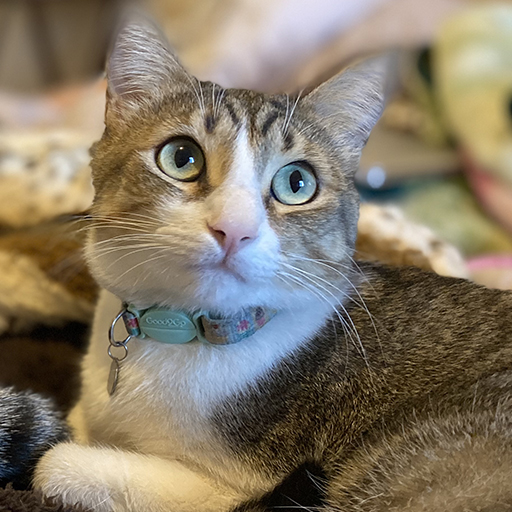
#> input picture Ejercicios/01 - Convolucion de Imagenes/Imagenes/Lily.jpg, 512 x 512 px
$ jupyter execute 01_Clave.ipynb
#> lines starting #> are read from the running program, lines starting #| are printed output that depends on the picture
<div class="alert alert-block alert-warning">
<span style="color: rgb(0,53,91);">
<center></center>
<font face = "Times New Roman" size = "6"><b><center>Maestría en Sistemas Computacionales</center></b></font>
<font face = "Times New Roman" size = "5"><b><center>Programación para Análisis de Datos</center></b></font>
<font face = "Times New Roman" size = "5"><center>Ejercicio 1: Convolución de Imágenes</center></font></b>
<div align="right"><font face = "Times New Roman" size = "2">Dr. Iván Esteban Villalón Turrubiates (villalon@iteso.mx)</font></div>
</span></div>

#### Nombre del Alumno:
#### Matrícula:

#### Instrucciones:
Por favor, revisa cuidadosamente las siguientes instrucciones:

* Realiza este ejercicio de manera individual.
* Escribe tu nombre completo y matrícula en la celda correspondiente.
* Lee cuidadosamente cada uno de los ejercicios y realiza las acciones solicitadas.
* Coloca tu código ejecutable en las celdas debajo de la explicación de cada reactivo.
* Una vez terminado, sube en CANVAS sólamente el archivo `.ipynb` en la liga correspondiente.

#### Explicación:
Se realizará la aplicación de un filtro a una imagen **RGB** por medio de la operación de **Convolución**.

<center></center>

Para ello, se debe realizar el proceso de análisis por medio de los reactivos descritos a continuación, donde cada uno tiene un valor de **5 CRÉDITOS**, los cuales se agregarán al total acumulado de cada uno de los alumnos del curso.

**1.** Cargar las librerías **Scikit-Image**, **NumPy** y **Matplotlib** que serán empleadas. Posteriormente, cargar una imagen desde un archivo, la cual puede tener dimensiones distintas a *512x512* pixeles:

[cell 1]
# Código del Reactivo 1

#Importación de Librerías
from skimage import io
import numpy as np
import matplotlib.pyplot as plt

#Lectura de la Imagen desde un archivo JPG
Lily = io.imread("./Imagenes/Lily.jpg")
#> Lily is the input picture: shape (512, 512, 3); mean R, G, B 133.3, 122.3, 104.2

#Asignación de los valores del número de renglones, columnas y bandas en la imagen
R = Lily.shape[0]
#> R = 512
C = Lily.shape[1]
#> C = 512
B = Lily.shape[2]
#> B = 3

#Impresión de la Imagen
plt.imshow(Lily)
plt.axis('off')
plt.title("Lily")
plt.show()

**2.** Definir la **Matriz de Convolución** como un arreglo de **NumPy**, la cual será utilizada como filtro para la imagen. Esta matriz debe tener una dimensión de ***7x7***:

[cell 2]
# Código del Reactivo 2

#Matriz de Convolución como Filtro
Filtro = np.array([[-1, -1, -1, 2, 4, 9, 0],
                   [0, 0, 0, 1, 8, 10, 20],
                   [-1, -1, -8, -1, -3, -1, -1],
                   [2, -16, 1, 1, 1, 0, 1],
                   [-1, 0, 1, -1, -1, 0, 1],
                   [0, 0, 0, 0, 0, 0, 0],
                   [5, 30, -6, 13, 45, 10, 1],])

**3.** Definir la función de **Convolución** que será empleada, considerando que el filtro es una matriz de ***7x7***:

[cell 3]
# Código del Reactivo 3

#Función para la Convolución
def convolucion(Imagen,Filtro):
    Conv = np.zeros((R,C,B))
    for b in range(0,B):
        for r in range(3,508+1):
            for c in range(3,508+1):
                Ventana = np.array(Imagen[r-3:r+4, c-3:c+4, b])    #Formación de la Ventana
                Multiplica = np.matmul(Ventana,Filtro)             #Multiplicación de Ventana y Filtro
                Suma = np.sum(Multiplica)                          #Suma de los Valores
                Conv[r,c,b] = Suma                                 #Asignación a la Matriz de Convolución
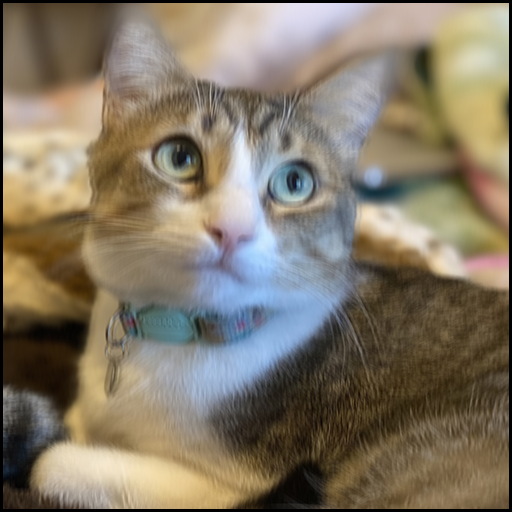
#> Conv: shape (512, 512, 3) float64; mean R, G, B 111219.3, 102108.3, 87102.7; drawn with min black and max white
    return Conv

**4.** Definir la función de **Normalización** que será empleada, considerando que el filtro es una matriz de ***7x7*** y que se deben realizar las operaciones de normalización, escalamiento a 256 valores, y conversión a valores enteros:

[cell 4]
# Código del Reactivo 4

#Función para la Normalización
def normalizacion(Imagen):
    #Inicializacion de la matriz normalizada
    ImaNormal=np.zeros((R,C,B))

    #Valores maximo y minimo para la banda R
    max_r=np.max(Imagen[:,:,0])
#> max_r = 210412
    min_r=np.min(Imagen[:,:,0])
#> min_r = 0

    #Valores maximo y minimo para la banda G
    max_g=np.max(Imagen[:,:,1])
#> max_g = 207553
    min_g=np.min(Imagen[:,:,1])
#> min_g = 0

    #Valores maximo y minimo para la banda B
    max_b=np.max(Imagen[:,:,2])
#> max_b = 216847
    min_b=np.min(Imagen[:,:,2])
#> min_b = -849

    #Normalización de la imagen con ruido
    for i in range(0,R):
        for j in range(0,C):
            ImaNormal[i,j,0] = (Imagen[i,j,0] - min_r) / (max_r - min_r)
            ImaNormal[i,j,1] = (Imagen[i,j,1] - min_g) / (max_g - min_g)
            ImaNormal[i,j,2] = (Imagen[i,j,2] - min_b) / (max_b - min_b)

    #Escalamiento a escala de 0 a 255 (8 bits)
    ImaNormal8 = ImaNormal[:,:,:] * 255

    #Imagen final con valores enteros
    ImaFinal = np.uint8(ImaNormal8)

    return ImaFinal

**5.** Aplicar el filtro por medio de la operación de **Convolución** a la imagen del *reactivo 1* y posteriormente su normalización, mostrando el resultado y guardando una copia en formato ***JPG***:

[cell 5]
# Código del Reactivo 5

#Determinación de la Convolución
Conv = convolucion(Lily, Filtro)

#Determinación de la Normalización
ImaConv = normalizacion(Conv)

#Impresión del Filtro Detector de Bordes de Canny
plt.subplot(1,2,1), plt.imshow(Lily), plt.axis('off'), plt.title("Lily")
plt.subplot(1,2,2), plt.imshow(ImaConv), plt.axis('off'), plt.title("Filtro de Convolución")
plt.imsave('./ImaConv_DBC.jpg', ImaConv)
plt.show()
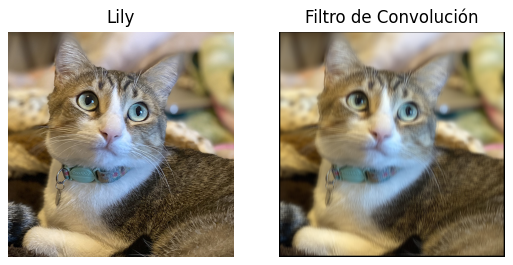
#> figure drawn by matplotlib, 2 panels
